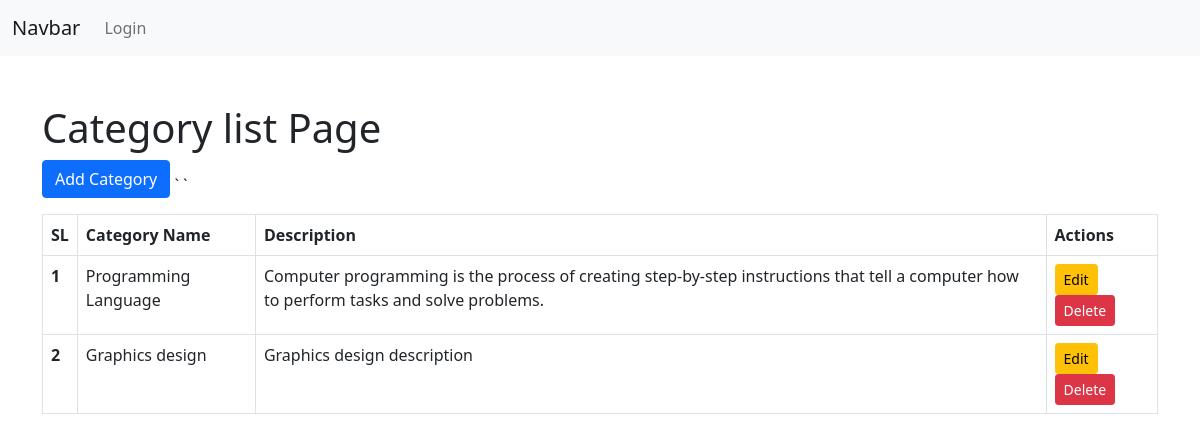
The page /category-list/ on the database its author committed.
### course_app/models.py (models this page shows, shortened)
class CategoryModel(models.Model):
    name = models.CharField(max_length=100, null=True)
    description = models.TextField(null=True)
    created_at = models.DateField(auto_now_add=True, null=True)
    updated_at = models.DateField(auto_now=True, null=True)

### course_app/views.py (the view)
# urls.py: path('category-list/', category_list_view, name='category_list_view'),
def category_list_view(request):
    categories = CategoryModel.objects.all()
    context = {
        'categories': categories
    }
    return render(request, 'category_list.html', context)

### course_app/templates/category_list.html (shortened to what this page needs)
{% extends "master/base.html" %}
{% block content %}
  <div class="container mt-5">
    <h1>Category list Page</h1>
    <a href="{% url 'category_add_view' %}" class="btn btn-primary mb-3">Add Category</a>
    <table class="table table-bordered">
    <thead>
      <tr>
        <th scope="col">SL</th>
        <th scope="col">Category Name</th>
        <th scope="col">Description</th>
        <th scope="col">Actions</th>
      </tr>
    </thead>
    <tbody>
      {% for category in categories %}`
      <tr>
        <th>{{category.id}}</th>
        <td>{{category.name}}</td>
        <td>{{category.description}}</td>
        <td>
          <a href="{% url 'category_edit_view' category.id %}" class="btn btn-sm btn-warning">Edit</a>
          <a href="{% url 'category_delete_view' category.id %}" class="btn btn-sm btn-danger">Delete</a>
        </td>
      </tr>
      {% endfor %}
    </tbody>
  </table>
  </div>
{% endblock content %}

### rows shown on the page
CategoryModel: id "1", name "Programming Language", description "Computer programming is the process of creating step-by-step instructions that tell a computer how to perform tasks and solve problems."
CategoryModel: id "2", name "Graphics design", description "Graphics design description"
